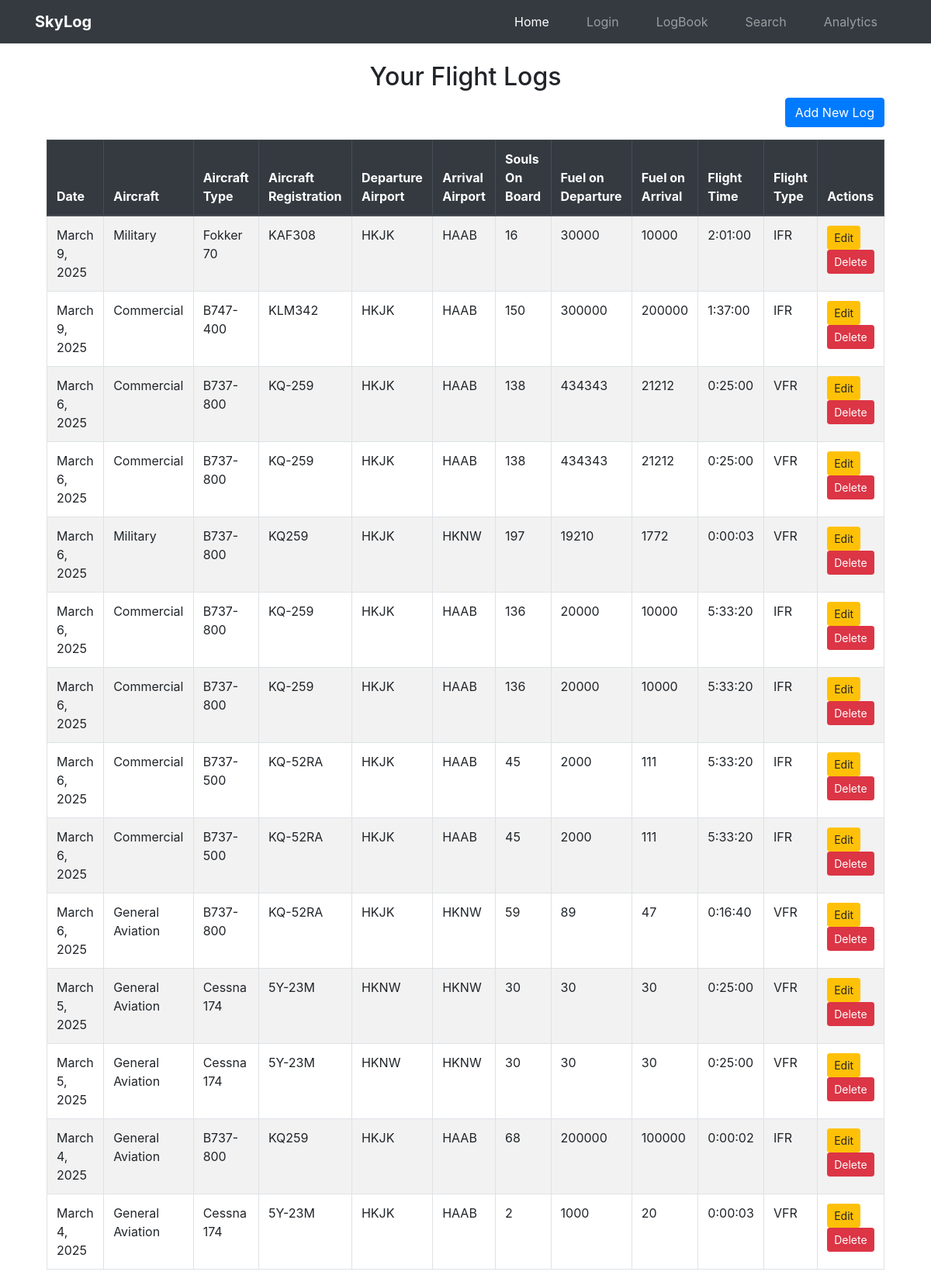
The app's page /logbook/logs_list/ (signed in), older data.
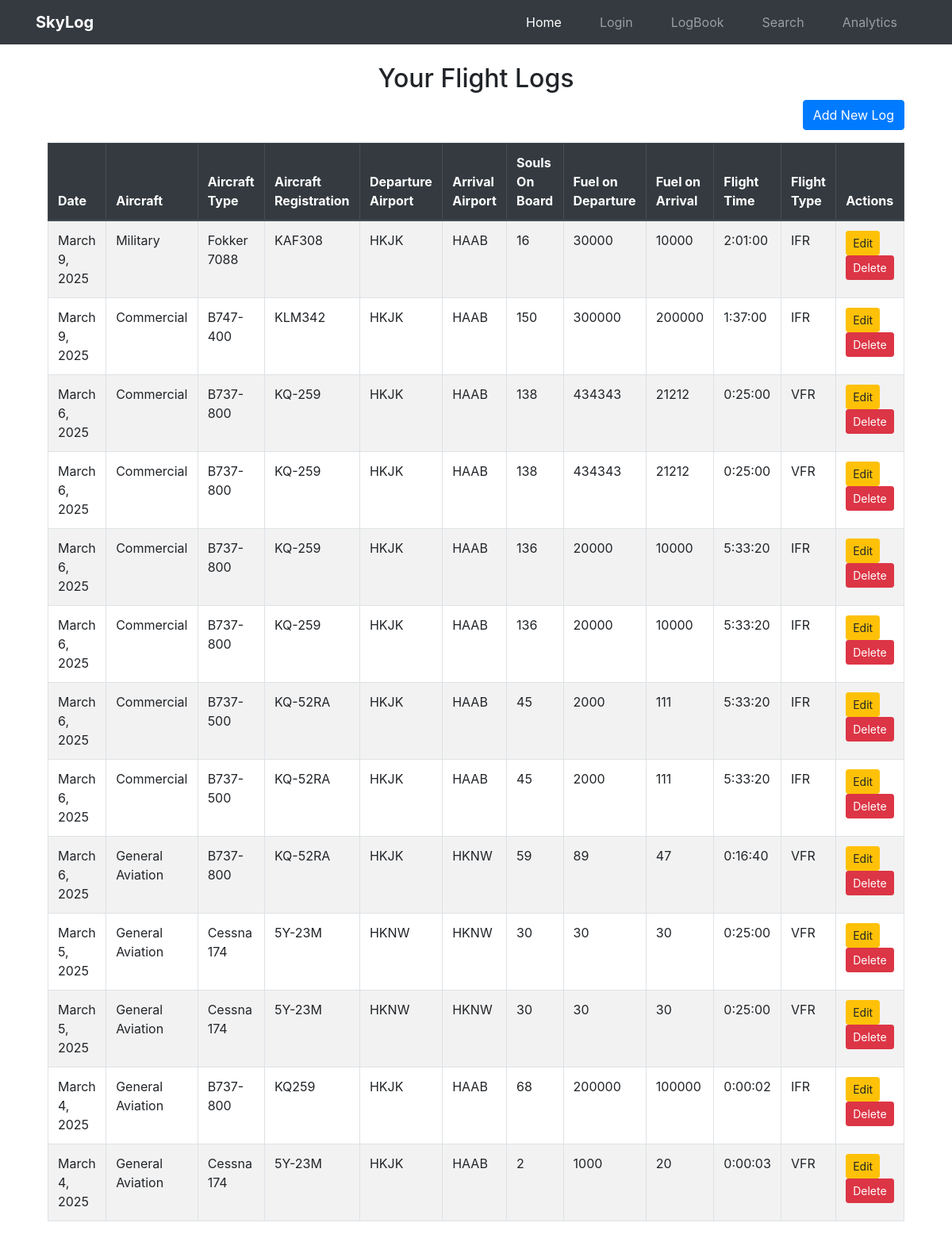
The same page, newer data.
### logs/models.py (models this page shows, shortened)
class Log(models.Model):
    user = models.ForeignKey(User, on_delete=models.CASCADE)
    date = models.DateField(default=now)
    AIRCRAFT=[("General Aviation","General Aviation"),("Commercial","Commercial"),("Military","Military")]
    aircraft = models.CharField(max_length=100,choices=AIRCRAFT)
    aircraft_type = models.CharField(max_length=100)
    aircraft_registration = models.CharField(max_length=100)
    departure_airport = models.CharField(max_length=4, validators=[icao_validator])
    arrival_airport = models.CharField(max_length=4, validators=[icao_validator])
    flight_time = models.DurationField()  # timedelta for hours & minutes
    souls_on_board = models.PositiveIntegerField(default=0)
    fuel_on_departure = models.PositiveIntegerField(default=0)
    fuel_on_arrival = models.PositiveIntegerField(default=0)
    remarks = models.TextField(blank=True, null=True)
    PURPOSE=[("Training","Training"),
             ("Recreational","Recreational"),
             ("Cargo_flight","Cargo_flight"),
             ("Passenger_flight","Passenger_flight")
             ]
    purpose = models.CharField(max_length=20,choices=PURPOSE)
    FLIGHT_TYPES = [("VFR", "Visual Flight Rules"), ("IFR", "Instrument Flight Rules")]
    flight_type = models.CharField(max_length=3, choices=FLIGHT_TYPES)
    flight_number = models.CharField(max_length=20, unique=True, default=uuid.uuid4)
    safety_concerns = models.BooleanField(default=False)

### logs/views.py (the view)
# urls.py: path('logs_list/', views.log_list, name='logs_list'),
@login_required
def log_list(request):
    logs = Log.objects.filter(user=request.user).order_by('-date')  # Show only user's logs
    return render(request, 'logs/log_list.html', {'logs': logs})

### logs/templates/logs/log_list.html (shortened to what this page needs)
{% extends "others/base.html" %}
{% block content %}
<div class="container mt-4">
    <h2 class="text-center">Your Flight Logs</h2>
    <div class="text-right mb-3">
        <a href="{% url 'logs:create_log' %}" class="btn btn-primary">Add New Log</a>
    </div>
    {% if logs %}
    <table class="table table-bordered table-striped">
        <thead class="thead-dark">
            <tr>
                <th>Date</th>
                <th>Aircraft</th>
                <th>Aircraft Type</th>
                <th>Aircraft Registration</th>
                <th>Departure Airport</th>
                <th>Arrival Airport</th>
                <th>Souls On Board</th>
                <th>Fuel on Departure</th>
                <th>Fuel on Arrival</th>
                <th>Flight Time</th>
                <th>Flight Type</th>
                <th>Actions</th>
            </tr>
        </thead>
        <tbody>
            {% for log in logs %}
            <tr>
                <td>{{ log.date }}</td>
                <td>{{ log.aircraft }}</td>
                <td>{{ log.aircraft_type }}</td>
                <td>{{ log.aircraft_registration }}</td>
                <td>{{ log.departure_airport }}</td>
                <td>{{ log.arrival_airport }}</td>
                <td>{{ log.souls_on_board }}</td>
                <td>{{ log.fuel_on_departure }}</td>
                <td>{{ log.fuel_on_arrival }}</td>
                <td>{{ log.flight_time }}</td>
                <td>{{ log.flight_type }}</td>
                 <td>
                    <a href="{% url 'logs:edit_log' log.id %}" class="btn btn-warning btn-sm">Edit</a>
                    <a href="{% url 'logs:delete_log' log.id %}" class="btn btn-danger btn-sm">Delete</a>
                </td>
            </tr>
            {% endfor %}
        </tbody>
    </table>
    {% else %}
    <p class="text-center">No flight logs available.</p>
    {% endif %}
</div>
{% endblock %}

### logs/templates/others/base.html (shortened to what this page needs)
{% load static %}
<!DOCTYPE html>
<html lang="en">
<head>
    <link rel="stylesheet" href="https://cdn.jsdelivr.net/npm/bootstrap@4.3.1/dist/css/bootstrap.min.css"
>
</head>
<body>
    <nav class="navbar navbar-expand-lg navbar-dark bg-dark">
      <div class="container">
        <a class="navbar-brand" href="#"><b>SkyLog</b></a>
        <div class="collapse navbar-collapse" id="navbarNav">
          <ul class="navbar-nav ml-auto">
            <li class="nav-item">
              <a class="nav-link mx-3 active" aria-current="page" href="{% url 'users:home' %}">Home</a>
            </li>
            <li class="nav-item">
              <a class="nav-link mx-3" href="{% url 'users:login' %}">Login</a>
            </li>
            <li class="nav-item">
              <a class="nav-link mx-3" href="{% url 'logs:logs_list' %}">LogBook</a>
            </li>
            <li class="nav-item">
              <a class="nav-link mx-3" href="#">Search</a>
            </li>
            <li class="nav-item">
              <a class="nav-link mx-3" href="#">Analytics</a>
            </li>
          </ul>
        </div>
      </div>
    </nav>
    <div class="container mt-4">
        {% block content %}{% endblock %}
    </div>
</body>
</html>

Row changes from the older to the newer data that the page shows:
removed Log: date "March 6, 2025", aircraft "Military", aircraft_type "B737-800", aircraft_registration "KQ259", departure_airport "HKJK", arrival_airport "HKNW", souls_on_board "197", fuel_on_departure "19210", fuel_on_arrival "1772", flight_time "0:00:03", flight_type "VFR"
changed Log "Military": aircraft_type "Fokker 70" → "Fokker 7088"
